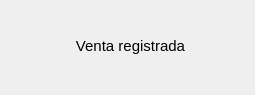
<?xml version="1.0" encoding="UTF-8"?>
<ui version="4.0">
 <class>Dialog</class>
 <widget class="QDialog" name="Dialog">
  <property name="geometry">
   <rect>
    <x>0</x>
    <y>0</y>
    <width>255</width>
    <height>95</height>
   </rect>
  </property>
  <property name="windowTitle">
   <string>Dialog</string>
  </property>
  <widget class="QLabel" name="label">
   <property name="geometry">
    <rect>
     <x>70</x>
     <y>30</y>
     <width>121</width>
     <height>31</height>
    </rect>
   </property>
   <property name="font">
    <font>
     <pointsize>11</pointsize>
    </font>
   </property>
   <property name="text">
    <string>Venta registrada</string>
   </property>
   <property name="alignment">
    <set>Qt::AlignmentFlag::AlignCenter</set>
   </property>
  </widget>
 </widget>
 <resources/>
 <connections/>
</ui>
